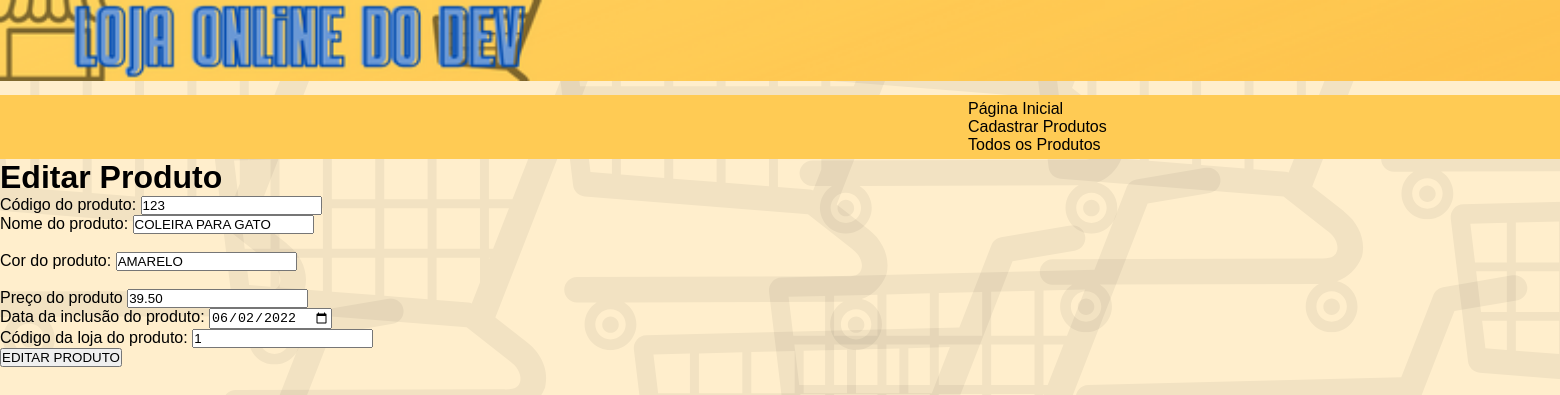
Page /?page=editar&cod_prod=123 on the committed database.
### tables this page shows
CREATE TABLE `tb_produtos` (
  `cod_prod` int(8) NOT NULL,
  `loj_prod` int(8) NOT NULL,
  `desc_prod` char(40) NOT NULL,
  `cor_prod` char(20) NOT NULL,
  `preco_prod` decimal(8,2) NOT NULL,
  `dt_inclu_prod` date NOT NULL
);

### editar_produto.php (the view, shortened to what this page needs)
<h1>Editar Produto</h1>
<?php
	$sql = "SELECT * FROM tb_produtos WHERE cod_prod=".$_REQUEST["cod_prod"];
	$res = $conn->query($sql);
	$row = $res->fetch_object();
?>
<form action="?page=salvar" method="POST">
	<div class="cod-prod">
		<label>Código do produto:</label>
		<input type="number" name="cod_prod" value="<?php print $row->cod_prod; ?>" class="form-control" placeholder="Máximo 8 números" maxlength="8" required>
	</div>
	<div class="nome-prod">
		<label>Nome do produto:</label>
		<input type="text" name="desc_prod" value="<?php print $row->desc_prod; ?>" class="form-control" placeholder="Exemplo: Computador" maxlength="40">
	</div> <br>
	<div class="cor-prod">
		<label>Cor do produto: </label>
		<input type="text" name="cor_prod" value="<?php print $row->cor_prod; ?>" class="form-control" placeholder="Exemplo: Vermelho" maxlength="20" required>
	</div> <br>
	<div class="preco-prod">
		<label>Preço do produto</label>
		<input type="number" name="preco_prod" value="<?php print $row->preco_prod; ?>" class="form-control" placeholder="Exemplo: 199.90" min="1" step="any" required>
	</div>
	<div class="dt-inclu-prod">
		<label>Data da inclusão do produto:</label>
		<input type="date" name="dt_inclu_prod" value="<?php print $row->dt_inclu_prod; ?>" class="form-control" required>
	</div>
	<div class="loj-prod">
		<label>Código da loja do produto:</label>
		<input type="number" name="loj_prod" value="<?php print $row->loj_prod; ?>" class="form-control" placeholder="Exemplo: 1 ou 2" maxlength="1" required>
	</div>
	<div class="botao-envio">
		<button type="submit">EDITAR PRODUTO</button>
	</div>
</form>

### CSS/style.css (style rules this page uses)
* { padding: 0px; margin: 0px; }
body { width: 1920px; font-size: 1em; font-family: "Trebuchet MS", Helvetica, sans-serif; background-image: url(../img/fundo.png); }

### rows in the picture
tb_produtos: cod_prod "123", desc_prod "COLEIRA PARA GATO", cor_prod "AMARELO", preco_prod "39.50", dt_inclu_prod "06/02/2022", loj_prod "1"
